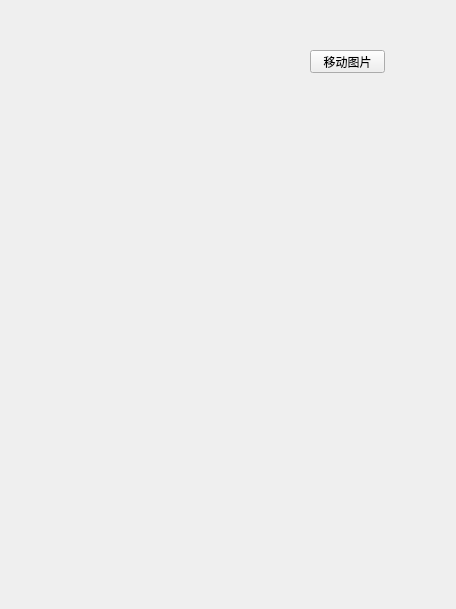
<?xml version="1.0" encoding="UTF-8"?>
<ui version="4.0">
 <class>Widget</class>
 <widget class="QWidget" name="Widget">
  <property name="geometry">
   <rect>
    <x>0</x>
    <y>0</y>
    <width>456</width>
    <height>609</height>
   </rect>
  </property>
  <property name="windowTitle">
   <string>Widget</string>
  </property>
  <widget class="QPushButton" name="pushButton">
   <property name="geometry">
    <rect>
     <x>310</x>
     <y>50</y>
     <width>75</width>
     <height>23</height>
    </rect>
   </property>
   <property name="text">
    <string>移动图片</string>
   </property>
  </widget>
 </widget>
 <resources/>
 <connections/>
</ui>
